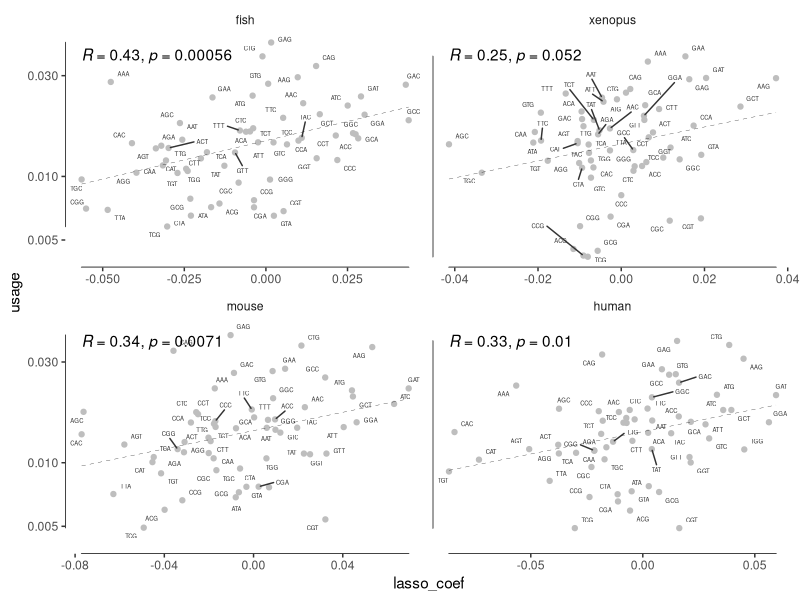
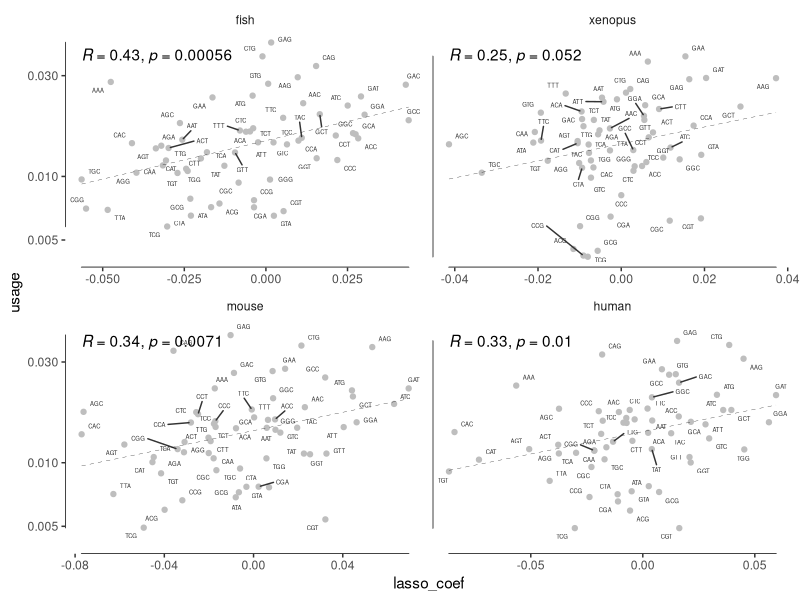

Reproduce these figures in R, in order.
library(tidyverse)
library(ggrepel)
library(ggthemes)

theme_set(theme_tufte(base_family = "Helvetica"))

optimality <- read_csv("results_data/optimality_lasso.csv")
usage <- read_csv("results_data/codon_usage.csv") 

datos <- inner_join(optimality, usage) %>% 
  filter(!codon %in% c("TAG", "TAA", "TGA"))

datos %>% 
  mutate(specie = factor(specie, levels = c("fish", "xenopus", "mouse", "human"))) %>% 
  ggplot(aes(x=lasso_coef, y=usage)) +
  geom_point(color="grey") +
  scale_y_log10() +
  geom_text_repel(aes(label=codon), size=1.5, color="grey20") +
  facet_wrap(~specie, scales = "free_x") +
  geom_rangeframe() +
  geom_smooth(method = "lm", linetype=2, color="black", size=1/10, se = F) +
  ggpubr::stat_cor()
ggsave("optimalityVSusage.pdf", height = 6, width = 6)
